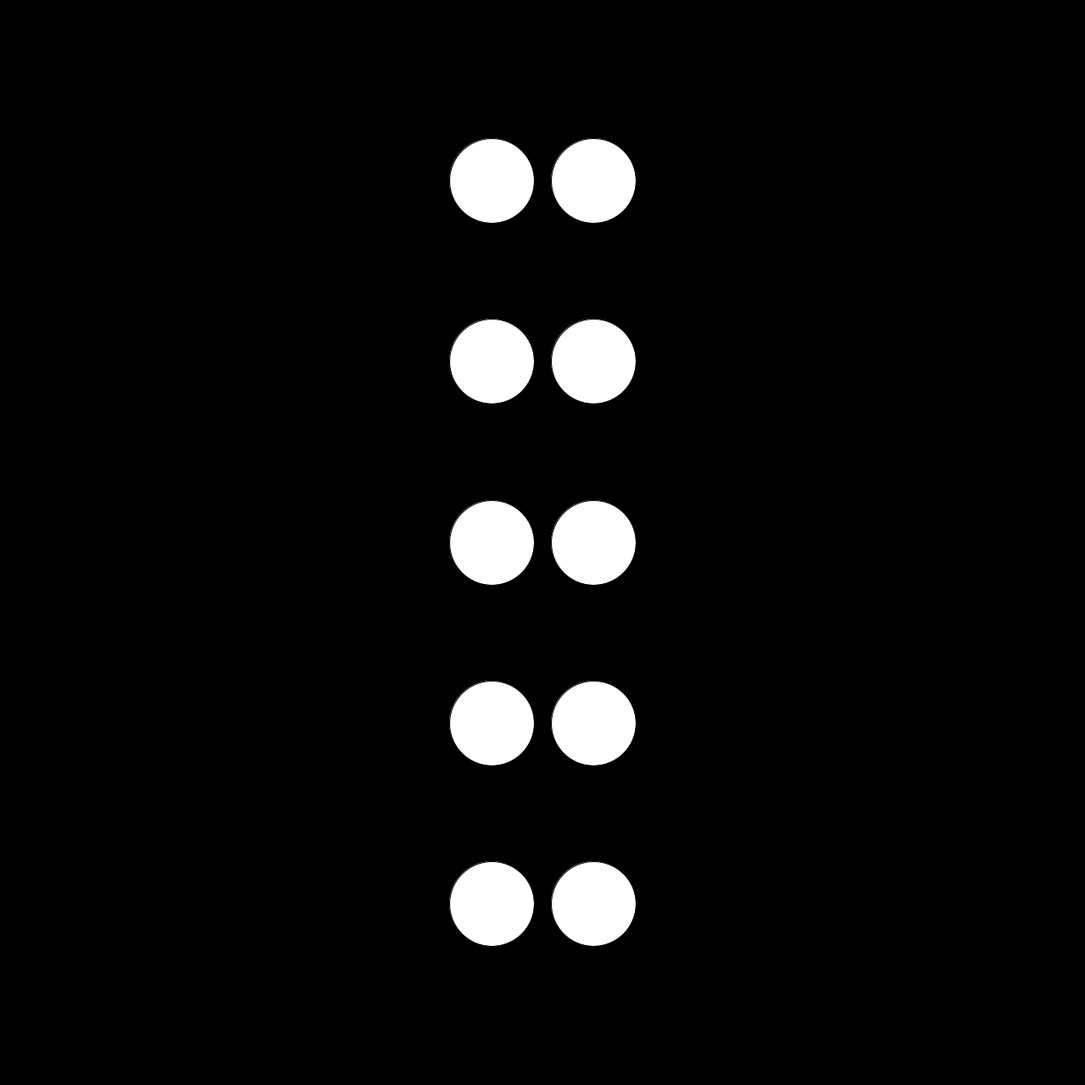
Frame 1 (no input)
Frame 60 (the mouse pressed at the canvas centre just before this capture): identical to frame 1, image omitted
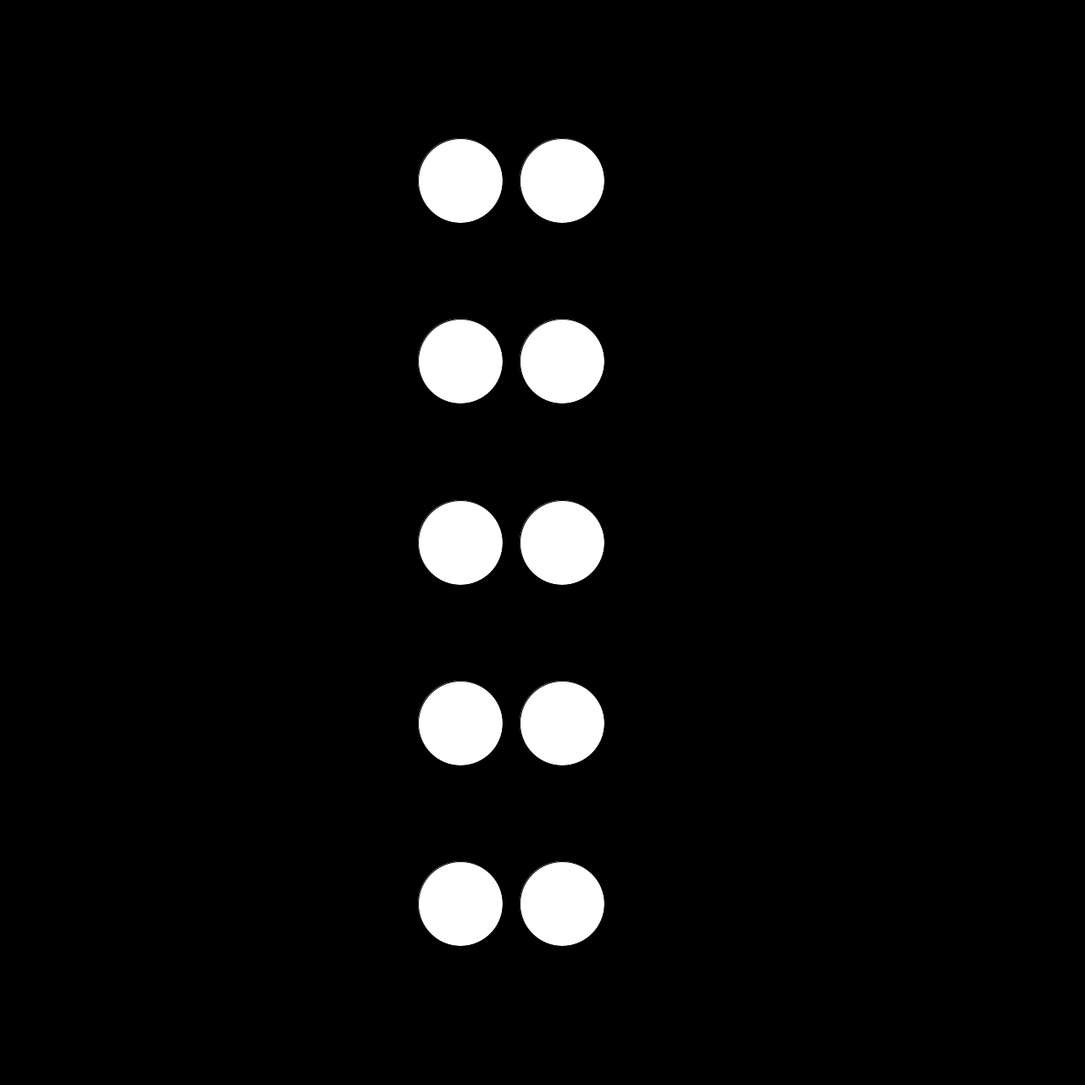
Frame 120 (the mouse held since frame 60 and released just before this capture)

The Processing sketch that drew these frames (run headless with seeded random() and noise(); from frame 60 on, the mouse is pressed at the canvas centre):

// Processing sketch: testbuild
// ── testbuild.pde
/* push on a column of points modelled as springs */
/* after the initial, we need a "look right and apply repulse force" thing
   Note: this moves away from physics simulation
   Note: the particles fill from the top of the screen
   Note: this isn't a real physics simulation. We're just copying the one thing.
   */

Particle[] particles, particles2;
int n, offset;

void setup() {
  size(1280, 1280);
  n = 5;
  offset = 60;
  particles = new Particle[n];
  particles2 = new Particle[n];
  for (int i = 0; i < particles.length; i++) {
    Particle particle = new Particle(new PVector(width/2+offset, (i+1)*height/(n+1)));
    particles[i] = particle;
  }
  for (int i = 0; i < particles2.length; i++) {
    Particle particle = new Particle(new PVector(width/2-offset, (i+1)*height/(n+1)));
    particles2[i] = particle;
  }
}

void draw() {
  background(0);
  // start with one ball
  //for (Particle p : particles) {
  //  p.update();
  //  p.show();
  //}
  for (int i = 0; i < n; i++){
    particles[i].update();
    particles[i].show();
    particles2[i].update();
    particles2[i].show();
  }

  //calculate spring force
}

void mousePressed() {
  PVector windForce = new PVector(-40, 0);

  //for (Particle p : particles) {
  //  p.applyForce(windForce);
  //}
  for (int i = 0; i < n; i++){
    particles[i].applyForce(windForce);

    particles2[i].applyForce(windForce);

  }
}

// ── particle.pde
class Particle {
  PVector loc, vel, acc, anchor;
  float size, mass, k;
  Particle(PVector loc_) {
    anchor = loc_;
    loc = anchor.copy();
    size = 100;
    vel = new PVector(0, 0);
    acc = new PVector(0, 0);
    mass = 5;
    k = 0.01;
  }

  void show() {
    fill(255);
    ellipse(loc.x, loc.y, size, size);
  }

  void update() {
    applyForce(springForce());
    vel.add(acc);
    loc.add(vel);
    acc.mult(0);
    vel.mult(0.95); //dampening
  }

  void applyForce(PVector f) {
    PVector force = PVector.div(f, mass);
    acc.add(force);
  }

  PVector springForce() {
    //spring force proportional to the distance from the anchor
    float d = anchor.dist(loc);
    PVector springForce = PVector.sub(anchor, loc);
    springForce.normalize();
    springForce.mult(k*d);
    return springForce;
  }
}
